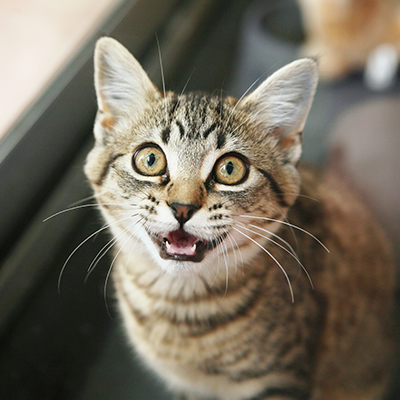
#> input picture Day-6/cat1.jpg, 400 x 400 px, found by its file name
$ python 4-similarity.py
#> lines starting #> are read from the running program, lines starting #| are printed output that depends on the picture
### Day-6/base_transform.py
import cv2
import numpy as np

def load_image(path):
#> called with path = 'Day-6/cat1.jpg'
    img = cv2.imread(path)
#> img is the input picture: shape (400, 400, 3); mean B, G, R 93.9, 108.6, 116.5
    if img is None:
        raise FileNotFoundError(f"Image not found at {path}")
    return img

# [8 lines of commented-out code are left out]

def apply_transform(img, matrix):
    """
    Applies a 3x3 transformation matrix to an image.
    Uses cv2.warpPerspective to support all transforms.
    """
    rows, cols = img.shape[:2]
#> rows = 400; cols = 400
    transformed_img = cv2.warpPerspective(img, matrix, (cols, rows))
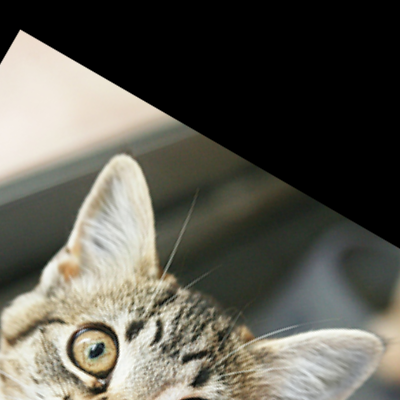
#> transformed_img: shape (400, 400, 3); mean B, G, R 82.4, 91.5, 93.3
    return transformed_img

### Day-6/4-similarity.py
from base_transform import load_image, apply_transform
import numpy as np
import cv2
import math

def similarity_transform(img, scale, theta_deg, tx, ty):
    theta = math.radians(theta_deg)
    cos_t, sin_t = math.cos(theta), math.sin(theta)
    S = np.array([
        [scale * cos_t, -scale * sin_t, tx],
        [scale * sin_t,  scale * cos_t, ty],
        [0,             0,              1]
    ], dtype=np.float32)
    return apply_transform(img, S)

if __name__ == "__main__":
    img = load_image('Day-6/cat1.jpg')
    transformed = similarity_transform(img, 1.5, 30, 20, 30)
    cv2.imshow("Similarity Transform", transformed)
    cv2.waitKey(0)
    cv2.destroyAllWindows()
